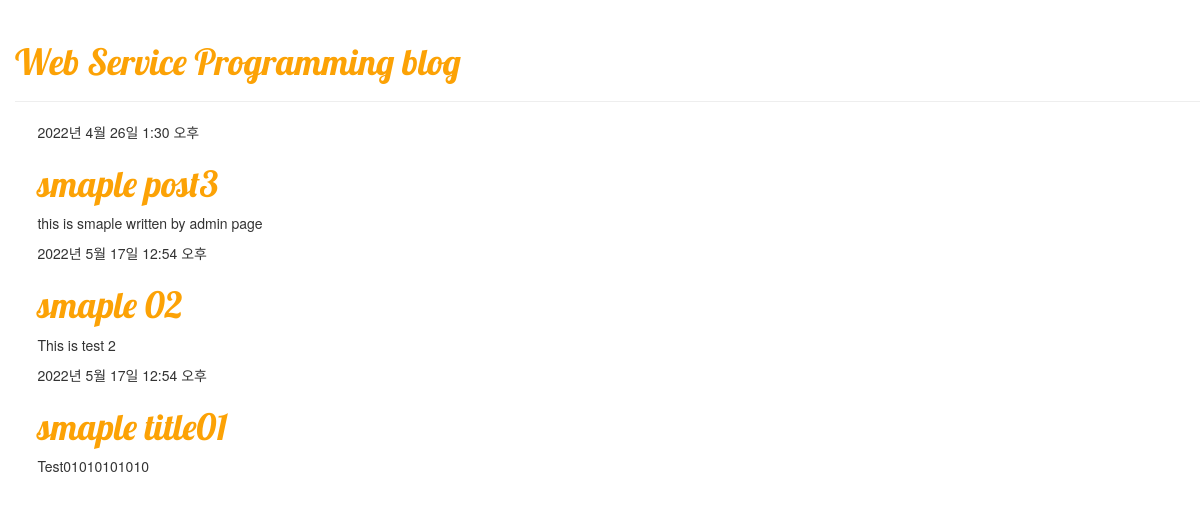
Before: / with the older database file.
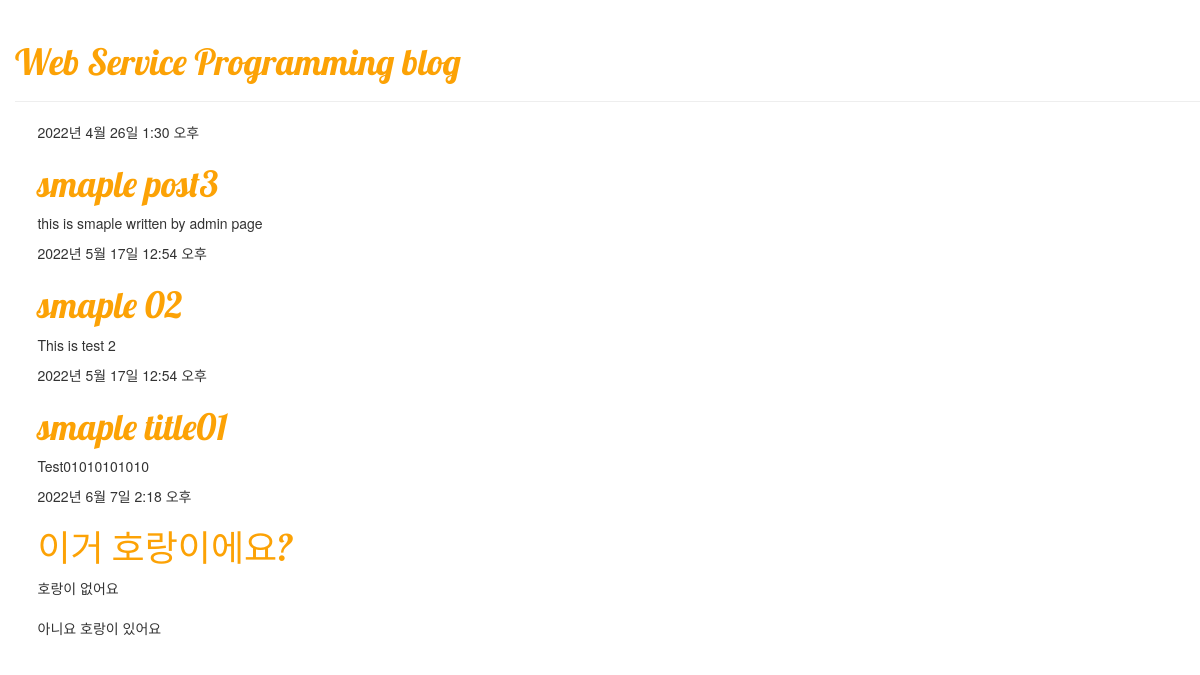
After: the same page with the newer database file.
### blog/models.py (models this page shows, shortened)
class Post(models.Model):
    author = models.ForeignKey(settings.AUTH_USER_MODEL, on_delete=models.CASCADE)
    title = models.CharField(max_length=200)
    text = models.TextField()
    created_date = models.DateTimeField(default=timezone.now)
    published_date = models.DateTimeField(blank=True, null=True)

### blog/views.py (the view)
# urls.py: path('', views.post_list, name='post_list'),
def post_list(request):
    posts = Post.objects.filter(published_date__lte=timezone.now()).order_by('published_date')
    return render(request, 'blog/p08_post_list.html', {'posts': posts})  # {내부는 매개변수}

### blog/templates/blog/p08_post_list.html
{% extends 'blog/base.html' %}
{% block content %}
  {% for post in posts %}
    <div class="post">
      <div class="date">
        {{ post.published_date }}
      </div>
      <h1><a href="{%url 'post_detail' pk=post.pk%}">{{ post.title }}</a> </h1>
      <p>{{ post.text|linebreaksbr }}</p>
    </div>
{% endfor %}
{% endblock %}

### blog/templates/blog/base.html (shortened to what this page needs)
{% load static %}
<!DOCTYPE html>
<html lang="en">
<head>
    <link rel="stylesheet" href="//maxcdn.bootstrapcdn.com/bootstrap/3.2.0/css/bootstrap.min.css">
    <link rel="stylesheet" href="//maxcdn.bootstrapcdn.com/bootstrap/3.2.0/css/bootstrap-theme.min.css">
    <link rel="stylesheet" href="{% static 'css/blog.css' %}">
</head>
<body>
    <div class="page-header">
        <h1><a href="/">Web Service Programming blog</a> </h1>
    </div>
    <div class="content container">
        <div class="row">
            <div class="col-md-8">
                {% block content %}
                {% endblock %}
            </div>
        </div>
    </div>
</body>
</html>

### blog/static/css/blog.css (style rules this page uses)
h1 a { color: #FCA205; font-family: 'Lobster'; }
body { padding-left: 15px; }

Changed rows visible on the page:
added Post: published_date "2022년 6월 7일 2:18 오후", title "이거 호랑이에요?", text "호랑이 없어요 아니요 호랑이 있어요"
